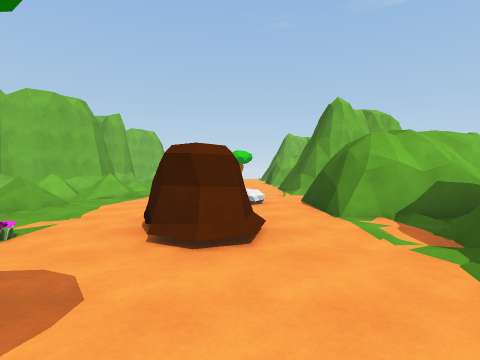
view 1 (above)

16 first-person views from a walk through a scene from a Unity 3-D project. The camera is 1.5 m above the floor, tilts 2° down and sees 80° across. The floor is counted in squares, 2 m on a side. Each view is taken from the middle of a square. On the plan, view 1 faces up. The plan holds only what a view shows up to about 10 squares ahead; the rest is blank.

view 2
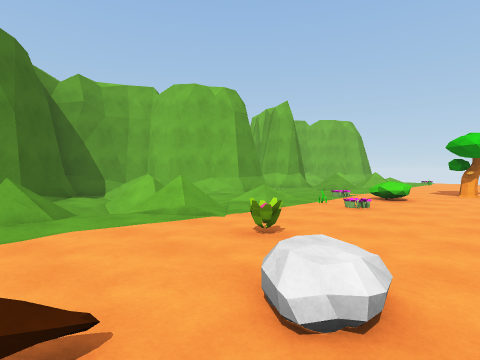

view 3
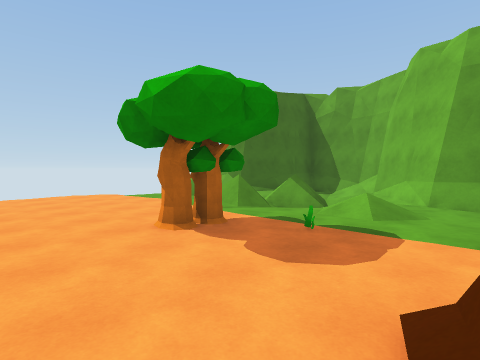

view 4
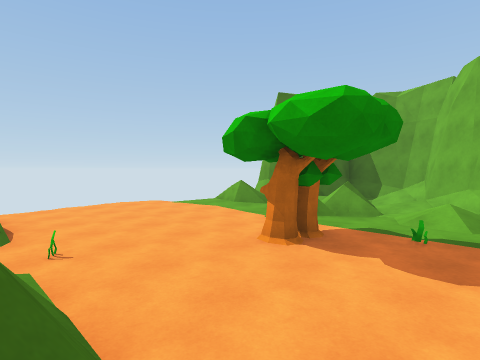

view 5
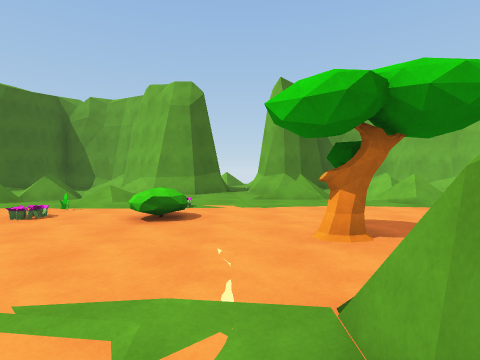

view 6
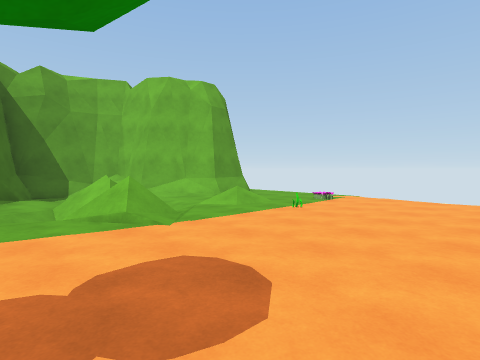

view 7
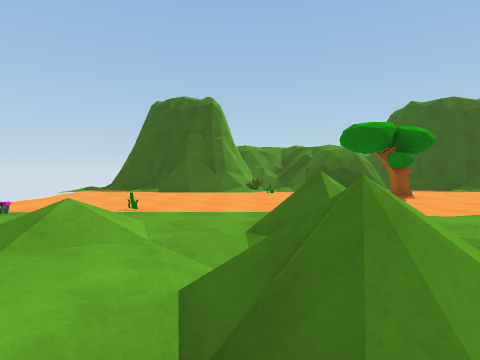

view 8
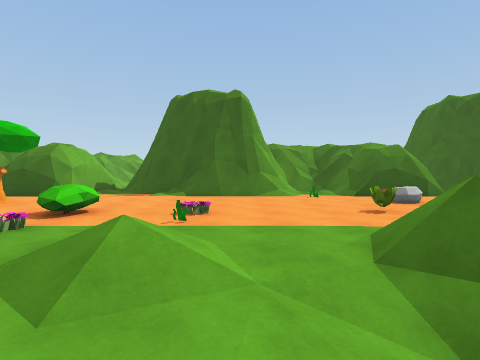

view 9
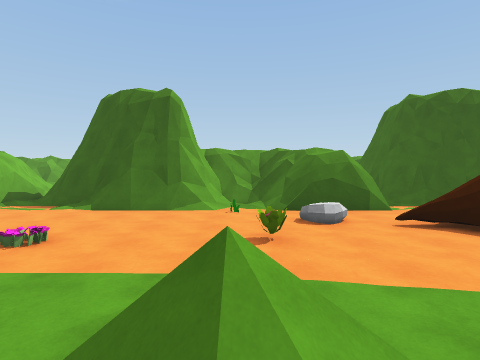

view 10
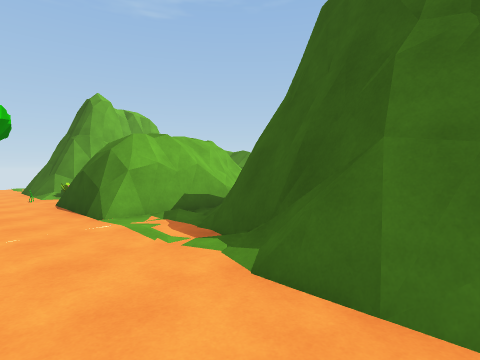

view 11
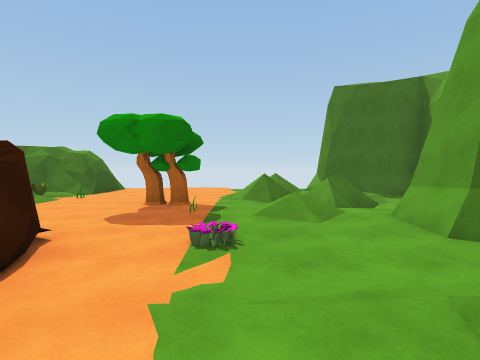

view 12
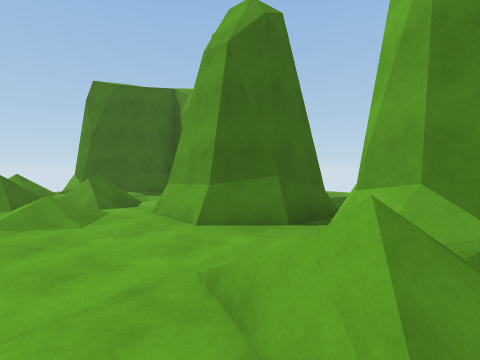

view 13
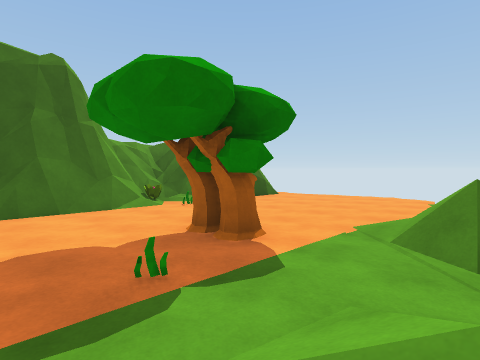

view 14
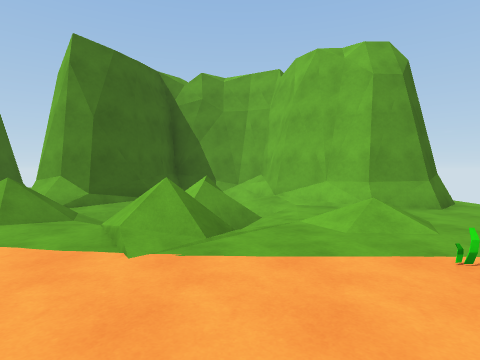

view 15
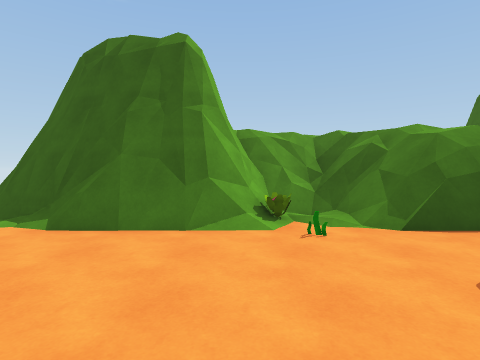

view 16
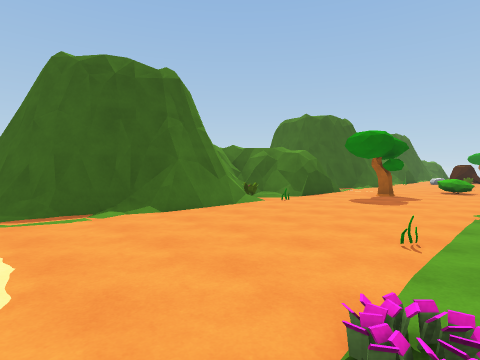

### Floor plan
Key: @ floor where view 1 was taken; # wall or solid block; . main floor; : floor 0.25 m higher than the main floor; + floor 0.5 m higher than the main floor; * floor 3 m higher than the main floor; % floor 3.25 m higher than the main floor; / step, stairs or slope; = window, fence, low wall or low ledge; R rock; P plant; T tree; B bush; O other object.
Columns run from 9 left of view 1 to 6 right of it. Each row starts with its distance up from view 1.
 24    ....    ..
 23    #..P.....##
 22    #......./#
 21   ##./.O...##
 20 ###........###
 19 #//==/.....###
 18 ##/////...OP==
 17  ##.//.....###%
 16   ##//.....#**==
 15   ##.=...T.#####
 14   ...........#
 13  ###..P.B...##
 12   ##......./#
 11   ##./.OP..##
 10 ###........##
  9 #/ ==/.....###
  8 ##/////.P.O.=#
  7  ##.//.....#=#
  6   ##//...R.###
  5    #.=...O.###
  4   ......OO../#
  3  ###..P..O..##
  2   ##.......+#
  1  ###./.O...##
  0 ##//...TT@.#
 -1 #//==//....###
 -2 ##/ ///...O:=#
 -3  ##./......#=#
 -4   ##//.....#
 -5    # /.....#
 -6        ..

Positions as (right, up) in squares from view 1, and headings:
1: (0, 0), facing up
2: (1, 5), facing up-left
3: (1, 3), facing down-left
4: (2, 2), facing down-left
5: (3, 14), facing left
6: (1, 16), facing up-left
7: (-7, 19), facing right
8: (-6, 10), facing right
9: (-5, 8), facing right
10: (0, 10), facing up-right
11: (-3, 6), facing down
12: (-3, 6), facing down-left
13: (-4, 2), facing down-right
14: (0, 19), facing left
15: (-2, 19), facing right
16: (-3, 24), facing down-right
